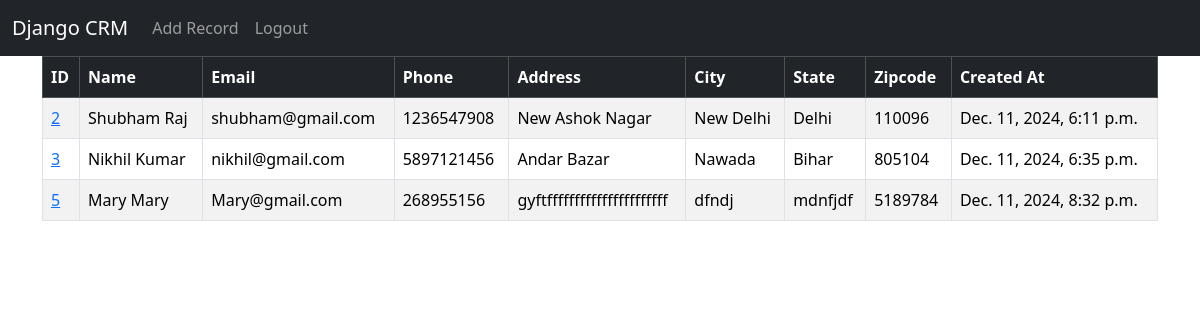
The app's page / (signed in) with its own data.
### crm_app/models.py (models this page shows, shortened)
class Record(models.Model):
    created_at = models.DateTimeField(auto_now_add=True)
    first_name = models.CharField(max_length=50)
    last_name = models.CharField(max_length=50)
    email = models.CharField(max_length=100)
    phone = models.CharField(max_length=20)
    address = models.CharField(max_length=150)
    city = models.CharField(max_length=50)
    state = models.CharField(max_length=50)
    zipcode = models.CharField(max_length=10)

### crm_app/views.py (the view)
# urls.py: 2. Add a URL to urlpatterns:  path('', views.home, name='home')
def home(request):
    records = Record.objects.all()
    if request.method == 'POST':
        username = request.POST['username']
        password = request.POST['password']
        user = authenticate(request, username=username, password=password)
        if user is not None:
            login(request, user)
            messages.success(request, "You have been Logged In!")
            return redirect('home')
        else:
            messages.success(request, "Their was an error. Please try again...!")
            return redirect('home')
    else:
        return render(request, 'home.html', {'records':records})

### crm_app/templates/home.html (shortened to what this page needs)
{% extends "base.html" %}
    {% block content %}
            {% if user.is_authenticated %}
                <table class="table table-striped table-hover table-bordered">
                    <thead class="table-dark">
                      <tr>
                        <th scope="col">ID</th>
                        <th scope="col">Name</th>
                        <th scope="col">Email</th>
                        <th scope="col">Phone</th>
                        <th scope="col">Address</th>
                        <th scope="col">City</th>
                        <th scope="col">State</th>
                        <th scope="col">Zipcode</th>
                        <th scope="col">Created At</th>
                      </tr>
                    </thead>
                    <tbody>
                        {% if records %}
                        {% for record in records %}
                        <tr>
                            <td><a href="{% url 'record' record.id %}">{{ record.id }}</a></td>
                            <td>{{ record.first_name }}
                            {{ record.last_name }}</td>
                            <td>{{ record.email }}</td>
                            <td>{{ record.phone }}</td>
                            <td>{{ record.address }}</td>
                            <td>{{ record.city }}</td>
                            <td>{{ record.state }}</td>
                            <td>{{ record.zipcode }}</td>
                            <td>{{ record.created_at }}</td>
                        </tr>
                        {% endfor %}
                    {% endif %}
                    </tbody>
                </table>
            {% endif %}
        </div>
    {% endblock %}

### crm_app/templates/base.html (shortened to what this page needs)
<!doctype html>
<html lang="en">
  <head>
    <link href="https://cdn.jsdelivr.net/npm/bootstrap@5.3.3/dist/css/bootstrap.min.css" rel="stylesheet">
  </head>
  <body>
    {% include "navbar.html" %}
    <div class="container">
        {% block content %}
        {% endblock content %}
  </body>
</html>

### crm_app/templates/navbar.html (shortened to what this page needs)
<nav class="navbar navbar-expand-lg navbar-dark bg-dark">
    <div class="container-fluid">
      <a class="navbar-brand" href="{% url "home" %}">Django CRM</a>
      <div class="collapse navbar-collapse" id="navbarSupportedContent">
        <ul class="navbar-nav me-auto mb-2 mb-lg-0">
          {% if user.is_authenticated %}
            <li class="nav-item">
              <a class="nav-link" href="{% url "add_record" %}">Add Record</a>
            </li>
            <li class="nav-item">
              <a class="nav-link" href="{% url "logout" %}">Logout</a>
            </li>
          {% endif %}
        </ul>
      </div>
    </div>
  </nav>

### records on screen
Record: id "2", first_name "Shubham", last_name "Raj", email "shubham@gmail.com", phone "1236547908", address "New Ashok Nagar", city "New Delhi", state "Delhi", zipcode "110096", created_at "Dec. 11, 2024, 6:11 p.m."
Record: id "3", first_name "Nikhil", last_name "Kumar", email "nikhil@gmail.com", phone "5897121456", address "Andar Bazar", city "Nawada", state "Bihar", zipcode "805104", created_at "Dec. 11, 2024, 6:35 p.m."
Record: id "5", first_name "Mary", last_name "Mary", email "Mary@gmail.com", phone "268955156", address "gyftffffffffffffffffffffff", city "dfndj", state "mdnfjdf", zipcode "5189784", created_at "Dec. 11, 2024, 8:32 p.m."
